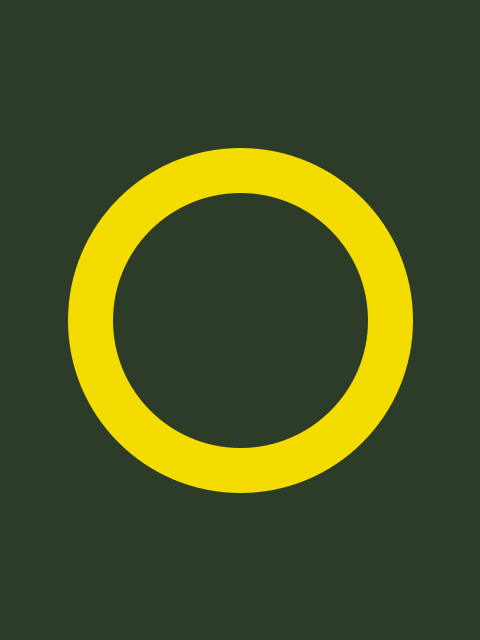
Frame 1 (no input)
Frame 2 (the mouse pressed at the canvas centre, redrawn once): identical to frame 1, image omitted

The Processing sketch that drew this single still picture (run headless with seeded random() and noise(); the mouse was pressed at the canvas centre and the sketch redrawn once):

// Processing sketch: lord_of_the_rings_the
// ── lord_of_the_rings_the.pde
// Manuale di Programmazione Cinematografica
// Daniele Olmisani, 2015

// The Lord of the Rings (1978)
// Animation, Adventure, Fantasy 
// http://www.imdb.com/title/tt0077869/


final color PAPER = color(45, 60, 40);
final color INK = color(245, 220, 0);

final float  SIZE = 0.625;


void setup() {
  size(480, 640);
  noLoop();
}


void draw() {
  
  translate(0.5*width, 0.5*height);
  scale(min(width, height));
 
  background(PAPER);
  
  noFill();
  stroke(INK);
  strokeWeight(0.15*SIZE);
  
  ellipseMode(CENTER);
  ellipse(0, 0, SIZE, SIZE);
  
  save("the-lord-of-the-rings.png");
}
